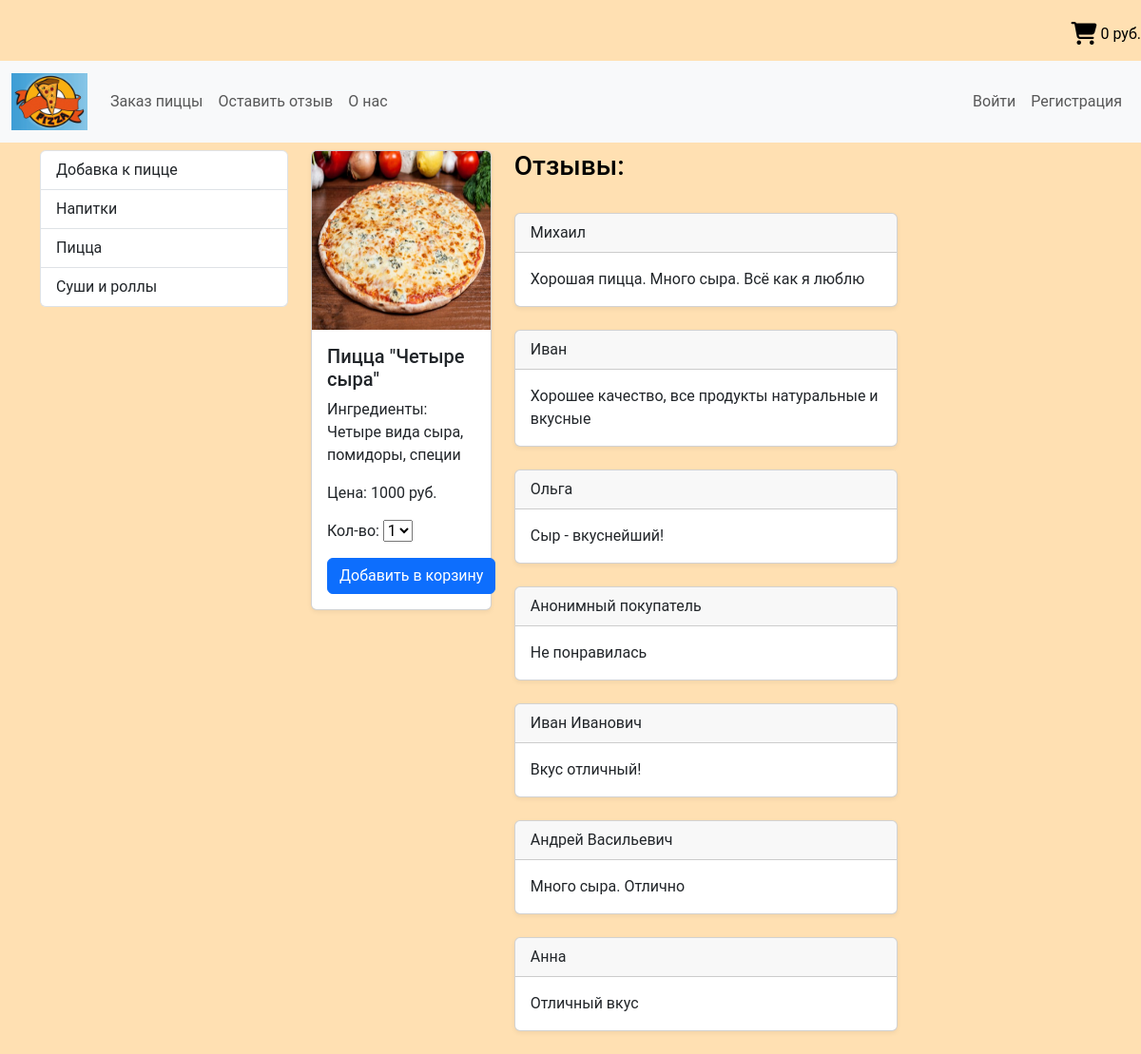
/product/1/, run on an earlier commit of the app's database.
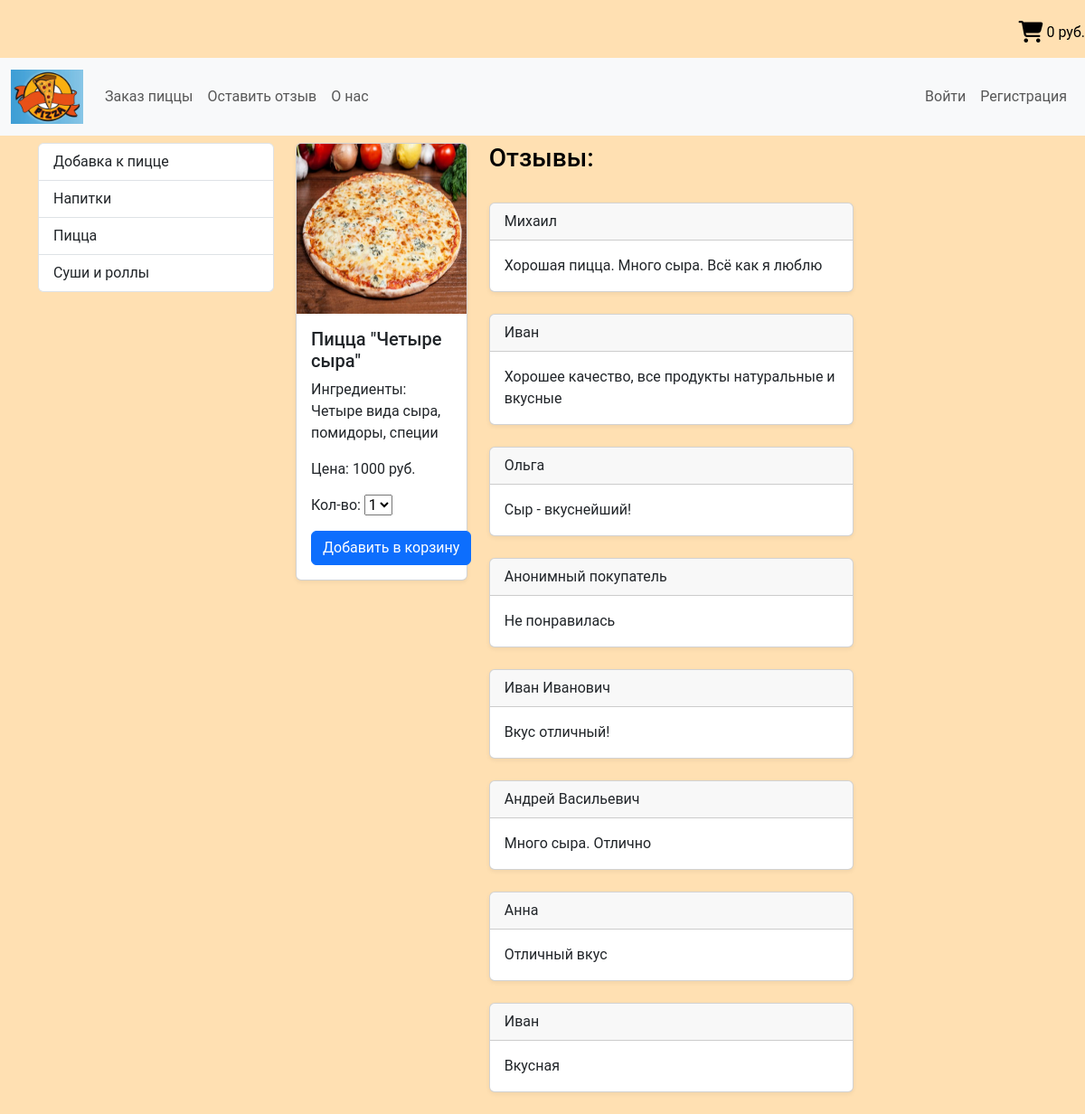
And on a later commit of the database.
### pizza_shop/models.py (models this page shows, shortened)
class TypeOfProduct(models.Model):
    nameOfType = models.CharField(max_length=50, db_index=True, verbose_name='Тип продукта')
    slug = models.SlugField(max_length=200, unique=True, db_index=True)
    def get_absolute_url(self):
        return reverse_lazy('type', kwargs={"type_id": self.pk})
    class Meta:
        verbose_name = 'Тип еды'
        verbose_name_plural = 'Типы еды'
        ordering = ['nameOfType']

class Feedbacks(models.Model):
    buyer = models.CharField(max_length=100, db_index=True, null=True,
                             verbose_name='Имя')  # default="Анонимный покупатель"
    product = models.ForeignKey('Pizza', on_delete=models.PROTECT, verbose_name='Наименование продукта', null=True,
                                related_name="feedbacks")
    comment = models.CharField(max_length=250, db_index=False, verbose_name='Отзыв')
    user = models.ForeignKey(User, on_delete=models.PROTECT, verbose_name='Пользователь', null=True,
                             related_name='users')
    class Meta:
        verbose_name = 'Отзыв (комментарий)'
        verbose_name_plural = 'Отзывы (комментарии)'
        ordering = ['product']

### pizza_shop/views.py (the view)
# urls.py: path('product/<int:product_id>/', ShowProduct.as_view(), name='show_product'),
class ShowProduct(DetailView):
    model = Pizza
    template_name = 'pizza_shop/show_product.html'
    pk_url_kwarg = 'product_id'  # название параметра, который передаёт в класс id (или pk)
    context_object_name = 'pizza_item'  # под этим именем в html используется наша модель
    def get_context_data(self, *, object_list=None, **kwargs):
        context = super().get_context_data(**kwargs)
        context['cart_product_form'] = CartAddProductForm()  # передаём корзину в html
        context['title'] = Pizza.objects.get(pk=self.kwargs['product_id'])  # в title присваиваем название товара
        context['feedbacks'] = Feedbacks.objects.filter(product=self.kwargs['product_id'])  # отзывы
        context['category'] = Pizza.objects.get(pk=self.kwargs['product_id']).type_product
        return context

### cart/forms.py
class CartAddProductForm(forms.Form):
    quantity = forms.TypedChoiceField(choices=PRODUCT_QUANTITY_CHOICES, coerce=int, label='Кол-во')
    update = forms.BooleanField(required=False, initial=False, widget=forms.HiddenInput)

### cart/cart.py (called while the page is built)
    def __len__(self):
        return sum(item['quantity'] for item in self.cart.values())

### cart/context_processors.py (called while the page is built)
def cart(request):
    return {'cart': Cart(request)}

### pizza_shop/models.py (called while the page is built)
    def __str__(self):
        return self.name

### pizza_shop/templatetags/pizza_tags.py (called while the page is built)
@register.inclusion_tag('pizza_shop/list_typeOfProducts.html')
def show_types_products():
    return {"typeOfProduct": TypeOfProduct.objects.all()}    # "typeOfProduct" - соответствует списку типов(категорий) товаров

### pizza_shop/templates/pizza_shop/show_product.html (shortened to what this page needs)
{% extends 'base.html' %}
{% block sidebar %}
{% include 'inc/_sidebar.html' %}
{% endblock %}
{% block listOfProduct %}
    <div class="row">
        <div class = "col-md-3">
            <div class="card">
                <img src= {{pizza_item.photo.url}}  class = "card-img-top" height="188" alt="{{pizza_item.shortName}}">
                <div class="card-body">
                    <h5 class="card-title">{{ pizza_item.name}}</h5>
                    <p class="card-text">Ингредиенты: {{pizza_item.ingredients}}</p>
                    <p class="card-text">Цена: {{pizza_item.currentPrice|floatformat:0}} руб.</p>
                    <form action="{% url 'cart_add' pizza_item.pk %}" method="post">
                        <p class="card-text">{{ cart_product_form }}</p>
                        <input type="submit" class="btn btn-primary" value="Добавить в корзину">
                    </form>
                </div>
            </div>
        </div>
        <div class = "col-md-6">
            <h3>Отзывы:</h3>
            <br>
            {% for feedback in feedbacks %}
                <div class="card">
                  <div class="card-header">
                    {{feedback.buyer}}
                  </div>
                  <div class="card-body">
                    <p class="card-text">{{feedback.comment}}</p>
                  </div>
                </div>
                <br>
            {% endfor%}
        </div>
    </div>
{% endblock %}

### pizza_shop/templates/pizza_shop/list_typeOfProducts.html
<div class="list-group">
    {% for item in typeOfProduct %}
        <a href="{{ item.get_absolute_url }}" class="list-group-item list-group-item-action"> {{item.nameOfType}} </a>
    {% endfor %}
</div>

What changed in the data, as far as the page shows it:
added Feedbacks: buyer "Иван", comment "Вкусная"
